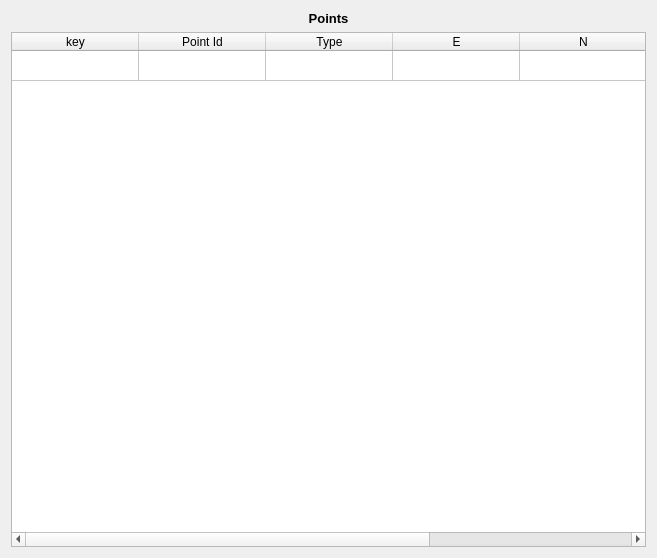
<?xml version="1.0" encoding="UTF-8"?>
<ui version="4.0">
 <class>PointsForm</class>
 <widget class="QWidget" name="PointsForm">
  <property name="geometry">
   <rect>
    <x>0</x>
    <y>0</y>
    <width>657</width>
    <height>558</height>
   </rect>
  </property>
  <property name="windowTitle">
   <string>Form</string>
  </property>
  <layout class="QGridLayout" name="gridLayout">
   <property name="sizeConstraint">
    <enum>QLayout::SetMaximumSize</enum>
   </property>
   <item row="0" column="0">
    <widget class="QLabel" name="label">
     <property name="text">
      <string>&lt;!DOCTYPE HTML PUBLIC &quot;-//W3C//DTD HTML 4.0//EN&quot; &quot;http://www.w3.org/TR/REC-html40/strict.dtd&quot;&gt;
&lt;html&gt;&lt;head&gt;&lt;meta name=&quot;qrichtext&quot; content=&quot;1&quot; /&gt;&lt;style type=&quot;text/css&quot;&gt;
p, li { white-space: pre-wrap; }
&lt;/style&gt;&lt;/head&gt;&lt;body style=&quot; font-family:'Sans'; font-size:10pt; font-weight:400; font-style:normal;&quot;&gt;
&lt;p style=&quot; margin-top:0px; margin-bottom:0px; margin-left:0px; margin-right:0px; -qt-block-indent:0; text-indent:0px;&quot;&gt;&lt;span style=&quot; font-weight:600;&quot;&gt;Points&lt;/span&gt;&lt;/p&gt;&lt;/body&gt;&lt;/html&gt;</string>
     </property>
     <property name="alignment">
      <set>Qt::AlignCenter</set>
     </property>
    </widget>
   </item>
   <item row="1" column="0">
    <widget class="QTableWidget" name="pointsTable">
     <property name="enabled">
      <bool>true</bool>
     </property>
     <property name="minimumSize">
      <size>
       <width>256</width>
       <height>0</height>
      </size>
     </property>
     <property name="verticalScrollBarPolicy">
      <enum>Qt::ScrollBarAlwaysOff</enum>
     </property>
     <property name="horizontalScrollBarPolicy">
      <enum>Qt::ScrollBarAsNeeded</enum>
     </property>
     <property name="editTriggers">
      <set>QAbstractItemView::NoEditTriggers</set>
     </property>
     <property name="showDropIndicator" stdset="0">
      <bool>false</bool>
     </property>
     <property name="dragDropOverwriteMode">
      <bool>false</bool>
     </property>
     <property name="showGrid">
      <bool>true</bool>
     </property>
     <property name="wordWrap">
      <bool>true</bool>
     </property>
     <property name="rowCount">
      <number>1</number>
     </property>
     <attribute name="horizontalHeaderVisible">
      <bool>true</bool>
     </attribute>
     <attribute name="horizontalHeaderDefaultSectionSize">
      <number>127</number>
     </attribute>
     <attribute name="horizontalHeaderMinimumSectionSize">
      <number>27</number>
     </attribute>
     <attribute name="horizontalHeaderStretchLastSection">
      <bool>true</bool>
     </attribute>
     <attribute name="verticalHeaderVisible">
      <bool>false</bool>
     </attribute>
     <attribute name="verticalHeaderVisible">
      <bool>false</bool>
     </attribute>
     <attribute name="horizontalHeaderStretchLastSection">
      <bool>true</bool>
     </attribute>
     <attribute name="horizontalHeaderVisible">
      <bool>true</bool>
     </attribute>
     <attribute name="horizontalHeaderMinimumSectionSize">
      <number>27</number>
     </attribute>
     <attribute name="horizontalHeaderDefaultSectionSize">
      <number>127</number>
     </attribute>
     <row/>
     <column>
      <property name="text">
       <string>key</string>
      </property>
     </column>
     <column>
      <property name="text">
       <string>Point Id</string>
      </property>
     </column>
     <column>
      <property name="text">
       <string>Type</string>
      </property>
     </column>
     <column>
      <property name="text">
       <string>E</string>
      </property>
     </column>
     <column>
      <property name="text">
       <string>N</string>
      </property>
     </column>
     <column>
      <property name="text">
       <string>H</string>
      </property>
     </column>
    </widget>
   </item>
  </layout>
 </widget>
 <resources/>
 <connections/>
</ui>
